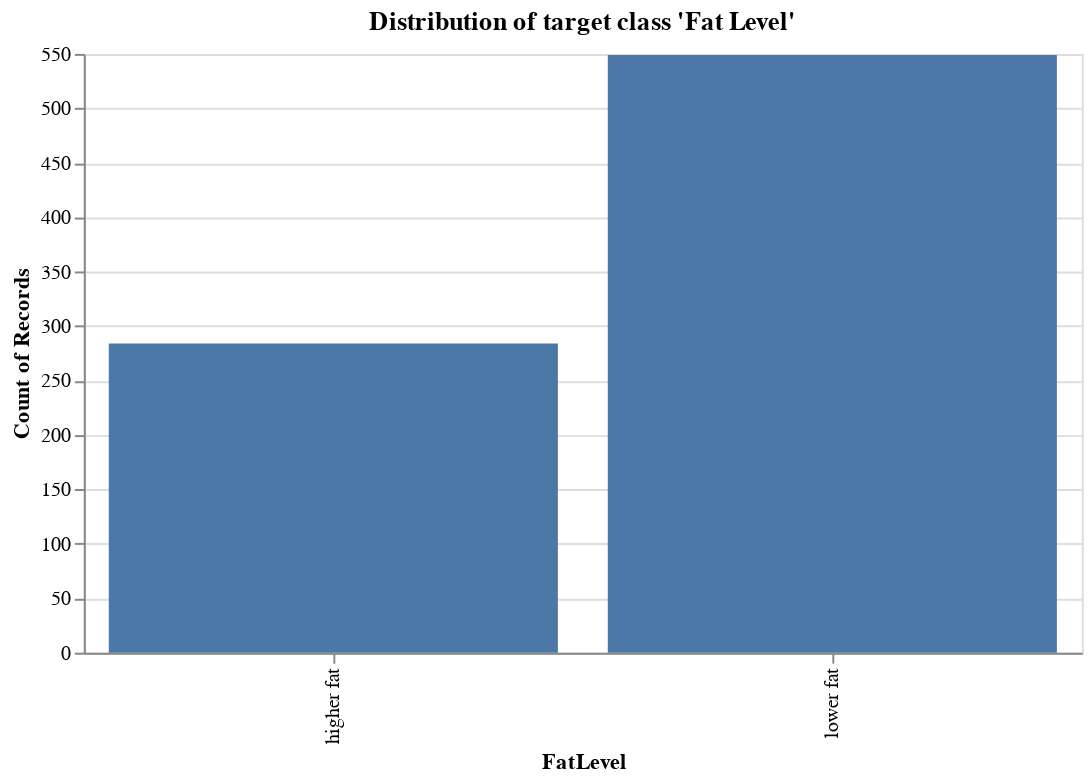

The notebook cell saved with this chart:
### Markdown cell above
From the above plot we can see that, though there are more instances of lower fat cheese in the data set, the number of higher fat cheese manufactured seems to be higher in the province of BC. Also, in the category of firm cheese, the number of higher fat cheese dominates. If we look at milk treatment type, there are more number of lower fat cheese with treatment type Pasteurized. Hence we will definitely include these features in our model.

Let's also at the distribution of our target variable `FatLevel'.

### Code cell
plot4 = alt.Chart(train_df, width=500, height=300).mark_bar().encode(
    x='FatLevel', 
    y='count()'
).properties(title="Distribution of target class 'Fat Level'")

plot4

### Figure 1 — Vega-Lite specification as saved in the notebook (floating-point values rounded to 4 significant figures; data arrays with more than 128 entries replaced by an {"elided": "..."} marker saying what was removed)
{"config": {"view": {"continuousWidth": 400, "continuousHeight": 300}}, "data": {"name": "data-172ad5917ba6b140aec6ad4ce12c4b31"}, "mark": "bar", "encoding": {"x": {"type": "nominal", "field": "FatLevel"}, "y": {"type": "quantitative", "aggregate": "count"}}, "height": 300, "title": "Distribution of target class 'Fat Level'", "width": 500, "$schema": "https://vega.github.io/schema/vega-lite/v4.8.1.json", "datasets": {"data-172ad5917ba6b140aec6ad4ce12c4b31": {"elided": "833 records"}}}
